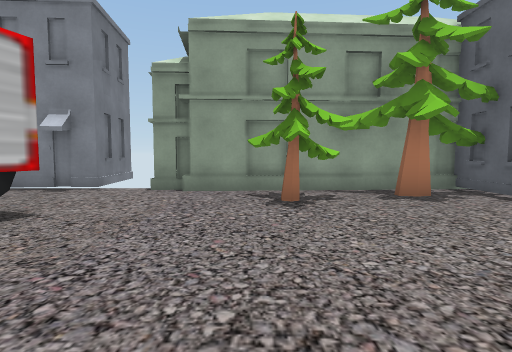
[1] (above)

20 first-person views from a walk through a 3-D level made in the Unity game engine. The camera is 1.5 m above the floor, tilts 4° down and sees 80° across. The floor is counted in squares, 2 m on a side. Each view is taken from the middle of a square. On the plan, view 1 faces up. The plan holds only what a view shows up to about 10 squares ahead; the rest is blank. The place goes on beyond the plan. Some surface patterns are stand-ins.

[2]
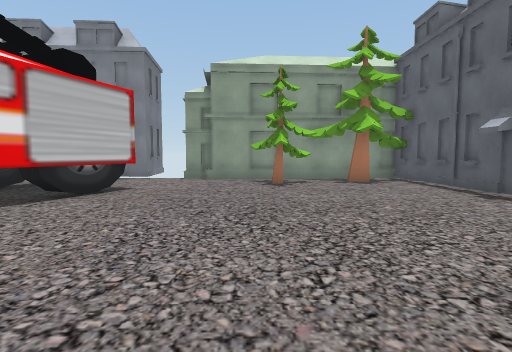

[3]
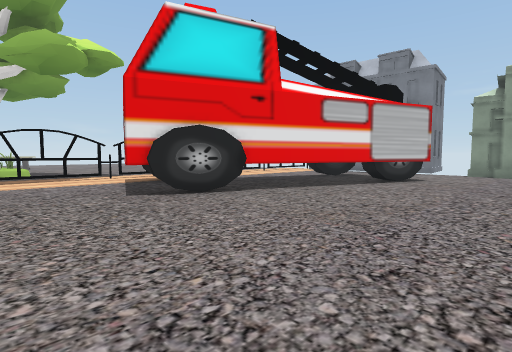

[4]
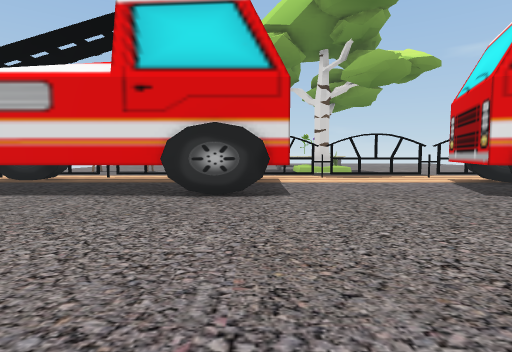

[5]
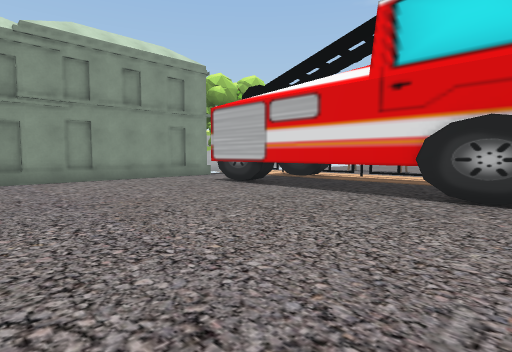

[6]
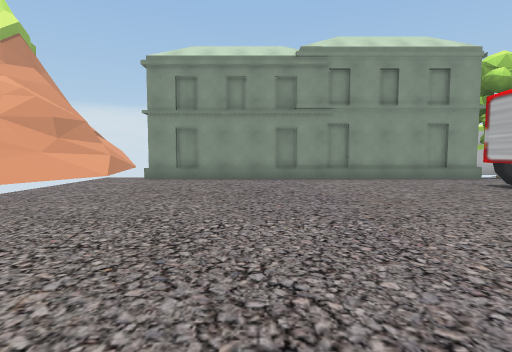

[7]
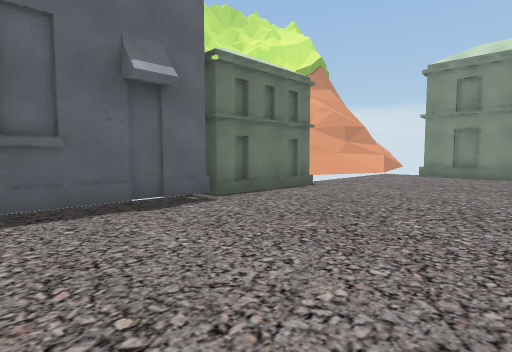

[8]
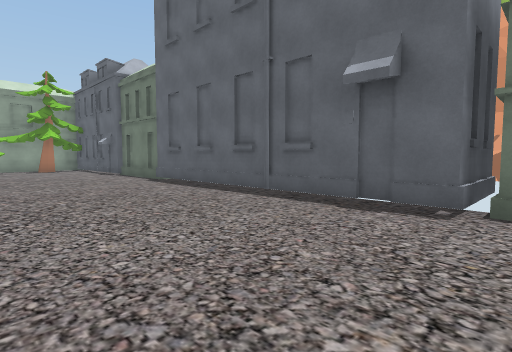

[9]
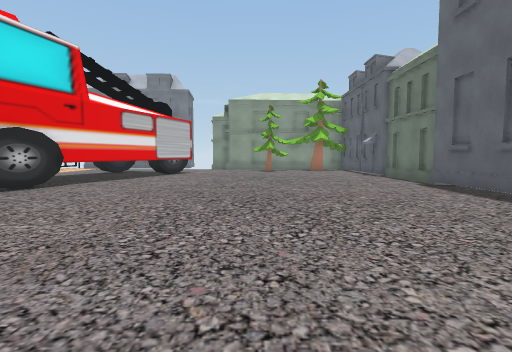

[10]
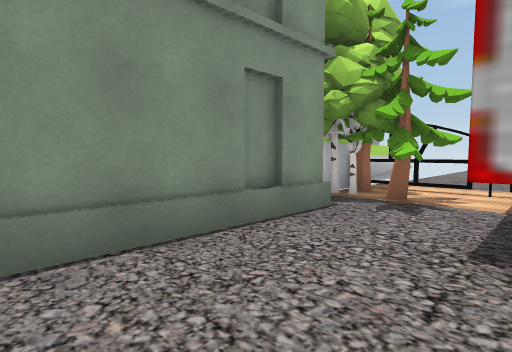

[11]
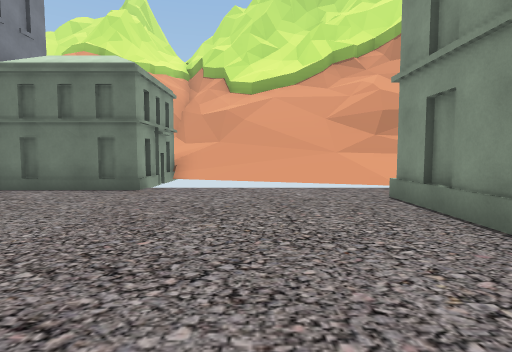

[12]
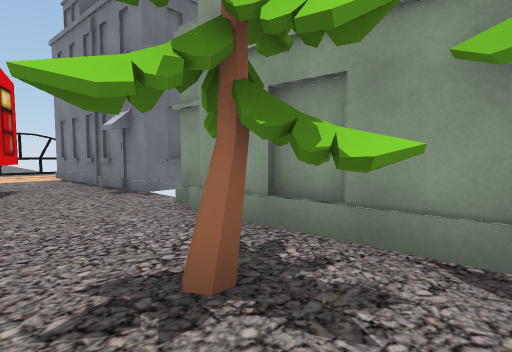

[13]
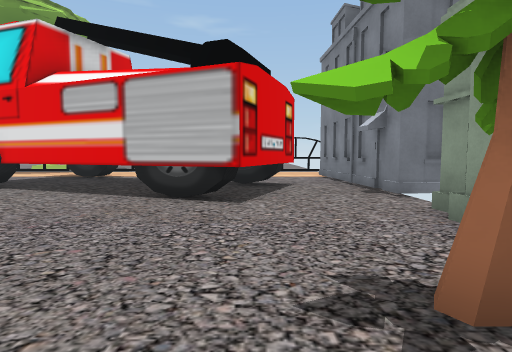

[14]
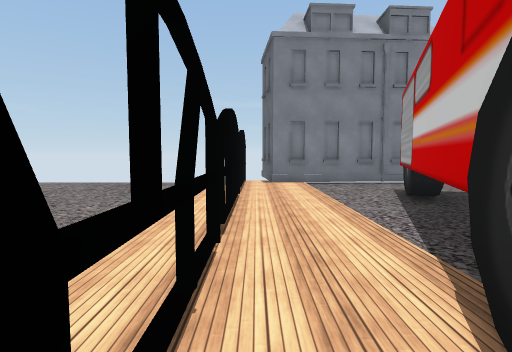

[15]
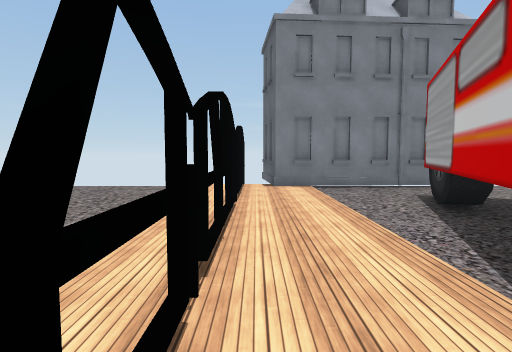

[16]
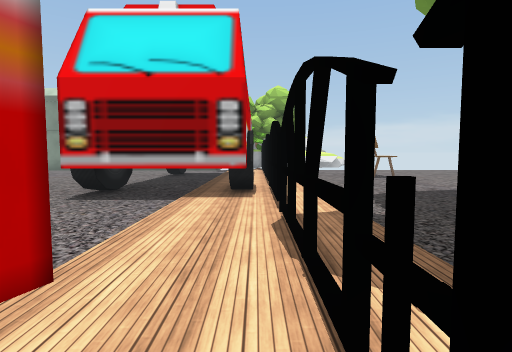

[17]
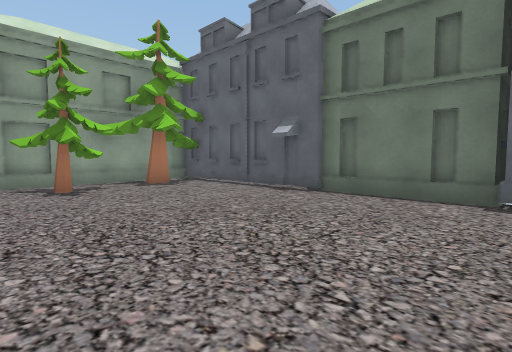

[18]
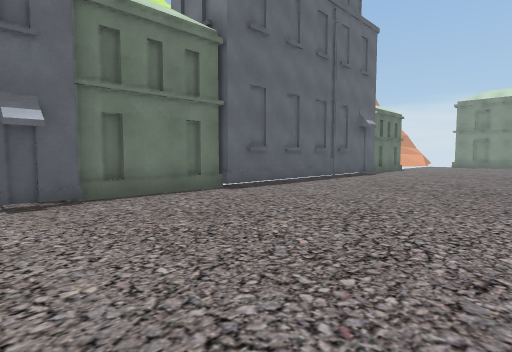

[19]
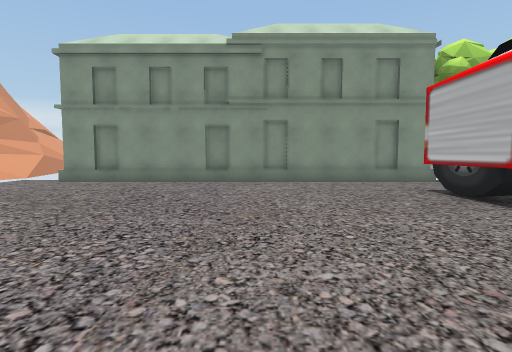

[20]
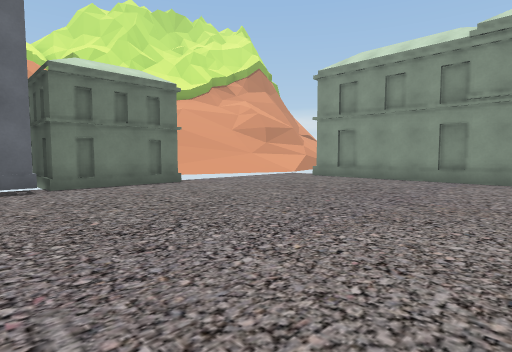

### Floor plan
Key: @ floor where view 1 was taken; # wall or solid block; . floor; / step, stairs or slope; = window, fence, low wall or low ledge; B building; T tree; O other object.
Columns run from 12 left of view 1 to 7 right of it. Each row starts with its distance up from view 1.
  9         B
  8    B    B
  7    BBBBBBB#B #BBB
  6  .=./..........T.B
  5  .=..........T...B
  4  .=...####.......B
  3  .=...# ##.......B
  2  .=...###........B
  1  .=..## #........B
  0   =..# ##...@....B
 -1   =.## #.........BB
 -2   =.####.........BBB
 -3   =..##..........B
 -4  .=..............B
 -5 T.=..............B
 -6  .=..............B
 -7  .=..............B
 -8  ..####..........B
 -9   .#  #..........#BB
-10  ..#  #..........BBB
-11  ..#  #..........B
-12  ..#  #..........BBB
-13   .####.......... B=
-14   .####..........
-15    ####..........
-16   .#TT...........
-17   .#T............
-18  ##TT##########B.
-19   OO

Positions as (right, up) in squares from view 1, and headings:
1: (0, 0), facing up
2: (0, -3), facing up
3: (0, -6), facing up-left
4: (0, -8), facing left
5: (0, -8), facing down-left
6: (0, -8), facing down
7: (0, -6), facing down-right
8: (0, -10), facing up-right
9: (0, -9), facing up
10: (-3, -15), facing down-left
11: (-2, -15), facing right
12: (2, 4), facing up-left
13: (2, 4), facing left
14: (-9, -2), facing up
15: (-9, -1), facing up
16: (-9, -2), facing down
17: (-1, -2), facing up-right
18: (-1, 3), facing down-right
19: (-2, -9), facing down
20: (-3, -8), facing down-right
